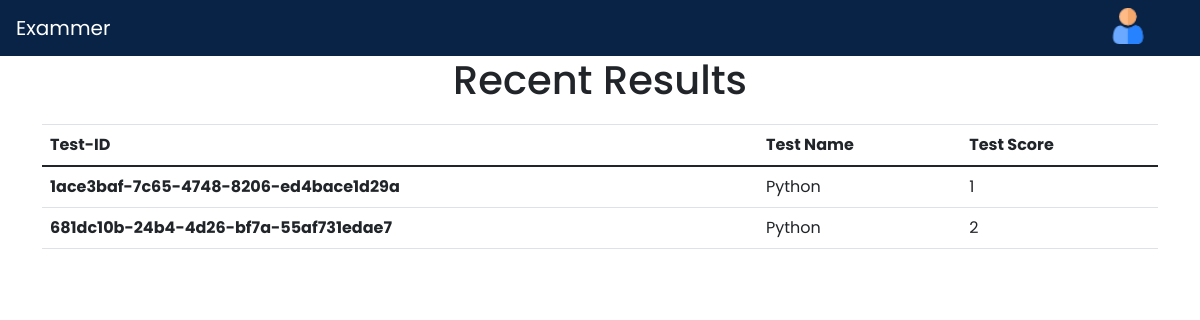
Screenshot of /results (signed in) with the database file from the repository.
### quizapp/models.py (models this page shows, shortened)
class Student(models.Model):
    external_id = models.UUIDField(default=uuid.uuid4, editable=False, unique=True)
    user = models.ForeignKey(User, on_delete=models.DO_NOTHING)
    test = models.ForeignKey(Test, on_delete=models.DO_NOTHING)
    score = models.CharField(max_length=3)
    completed = models.BooleanField(default=False)
    remaining_time = models.CharField(default="", max_length=3)

class Test(models.Model):
    external_id = models.UUIDField(default=uuid.uuid4, editable=False, unique=True)
    user = models.ForeignKey(User, on_delete=models.CASCADE)
    category = models.CharField(max_length=200)
    description = models.CharField(max_length=200)
    active = models.BooleanField(default=True)
    test_time = models.CharField(max_length=3, default=None)
    def __str__(self):
        return self.category

### quizapp/views.py (the view)
# urls.py: path('results',views.results,name='results'),
@login_required(login_url='login_page')
def results(request):
    username = request.user
    user = User.objects.get(username=username)
    profile = Profile.objects.get(user=user)
    tests = Student.objects.filter(user=user)
    context = {"responses": tests, 'profile':profile}
    return render(request, 'results.html', context)

### quizapp/templates/results.html (shortened to what this page needs)
{% load static %}
<!doctype html>
<html lang="en">
<head>
    <link rel="stylesheet" href="https://stackpath.bootstrapcdn.com/bootstrap/4.3.1/css/bootstrap.min.css"
>
</head>
<body>
    {% include "quizapp/header.html" %}
    <center><h1>Recent Results</h1></center>
    <div class="container" style="margin-top: 20px;">
        <table class="table">
            <thead>
              <tr>
                <th scope="col">Test-ID</th>
                <th scope="col">Test Name</th>
                <th scope="col">Test Score</th>
              </tr>
            </thead>
            <tbody>
                {% for response in responses %}
              <tr>
                <th scope="row">{{response.external_id}}</th>
                <td>{{response.test}}</td>
                <td>{{response.score}}</td>
              </tr>
              {% endfor %}
            </tbody>
          </table>
    </div>
</body>
</html>

### quizapp/static/css/headerstyle.css (style rules this page uses)
* { margin: 0; padding: 0; font-family: 'Poppins',sans-serif; text-decoration: none; }

### rows the page displays
Student: external_id "1ace3baf-7c65-4748-8206-ed4bace1d29a", test "Python", score "1"
Student: external_id "681dc10b-24b4-4d26-bf7a-55af731edae7", test "Python", score "2"
